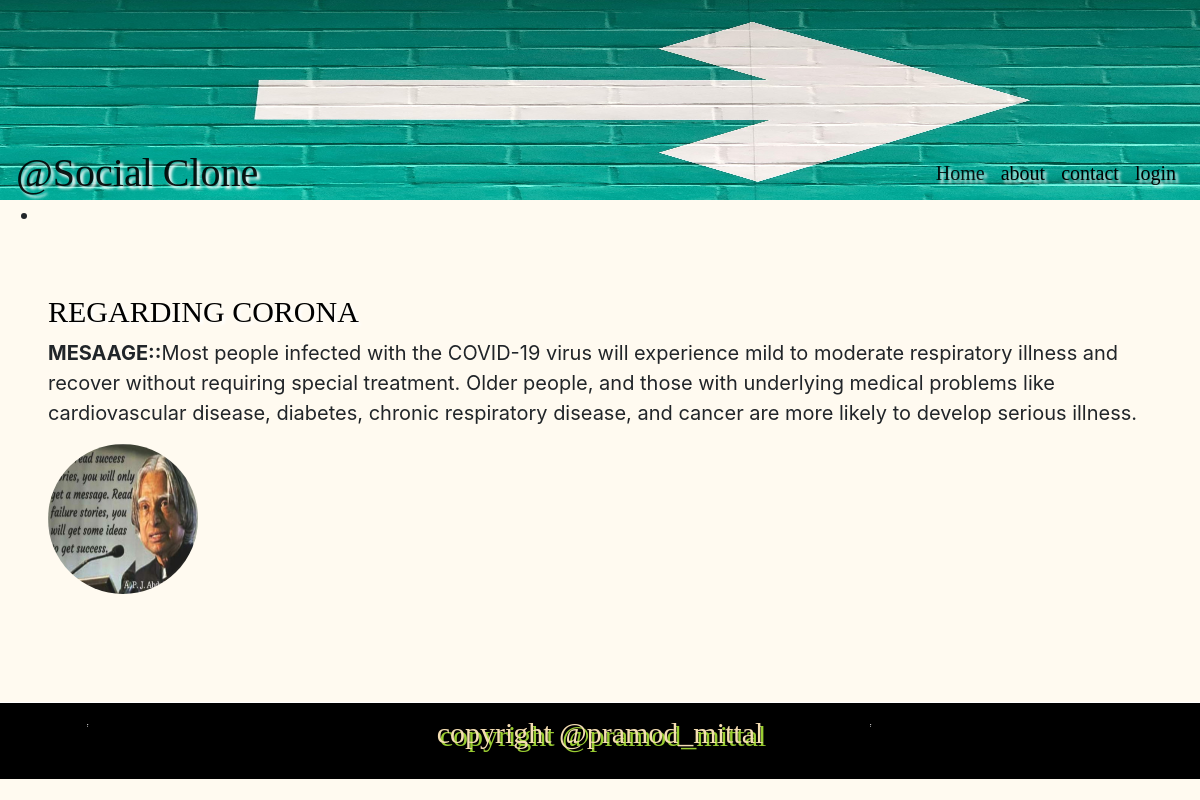
The page /social/mypost/detail/7 on the database its author committed.
### social/models.py (models this page shows, shortened)
class MyPost(models.Model):
    pic = models.ImageField(upload_to = 'images//' ,null = True)
    subject = models.CharField(max_length = 200)
    msg = models.TextField(null = True,blank = True)
    cr_date = models.DateTimeField(auto_now_add = True)
    uploaded_by = models.ForeignKey(to = MyProfile,on_delete = models.CASCADE,null = True,blank = True)

### social/views.py (the view)
# urls.py: path('mypost/detail/<int:pk>',views.MyPostDetailView.as_view()),
class MyPostDetailView(DetailView):
    model = MyPost

### templates/social/mypost_detail.html
{% extends 'base.html' %}
{% load static %}
{% block content %}
<div class = 'p-5'>
<h1>{{mypost.subject}}</h1>
<p><strong>MESAAGE::</strong>{{mypost.msg}}</p>
<img class="rounded-circle" src="{{mypost.pic.url}}" height="150" width="150">
</div>
{% endblock content %}

### static/css/main.css (style rules this page uses)
body { background-color:floralwhite ; font-size: 20px; }
h1 { color:black; text-transform: uppercase; font-size: 30px; font-family: cursive; text-shadow: 3px 3px 3px white; }

### rows shown on the page
MyPost: subject "REGARDING CORONA", msg "Most people infected with the COVID-19 virus will experience mild to moderate respiratory illness and recover without requiring special treatment. Older people, and those with underlying medical problems like cardiovascular disease, diabetes, chronic respiratory disease, and cancer are more likely to develop serious illness.", pic (picture)
